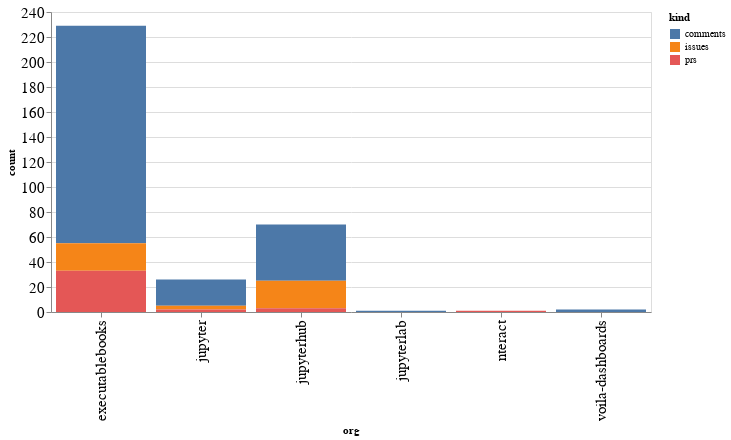

The notebook cell saved with this chart:
### Code cell
alt.Chart(org_summaries, width=600).mark_bar().encode(
    x='org',
    y='count',
    color='kind',
    tooltip="org"
)

### Figure 1 — Vega-Lite specification as saved in the notebook (floating-point values rounded to 4 significant figures)
{"config": {"axisLeft": {"labelFontSize": 15}, "axisBottom": {"labelFontSize": 15}}, "data": {"name": "data-35e85d0475f88de95d34290767016023"}, "mark": "bar", "encoding": {"color": {"type": "nominal", "field": "kind"}, "tooltip": {"type": "nominal", "field": "org"}, "x": {"type": "nominal", "field": "org"}, "y": {"type": "quantitative", "field": "count"}}, "width": 600, "$schema": "https://vega.github.io/schema/vega-lite/v4.8.1.json", "datasets": {"data-35e85d0475f88de95d34290767016023": [{"org": "executablebooks", "kind": "comments", "count": 174}, {"org": "executablebooks", "kind": "issues", "count": 22}, {"org": "executablebooks", "kind": "prs", "count": 33}, {"org": "jupyter", "kind": "comments", "count": 21}, {"org": "jupyter", "kind": "issues", "count": 3}, {"org": "jupyter", "kind": "prs", "count": 2}, {"org": "jupyterhub", "kind": "comments", "count": 45}, {"org": "jupyterhub", "kind": "issues", "count": 22}, {"org": "jupyterhub", "kind": "prs", "count": 3}, {"org": "jupyterlab", "kind": "comments", "count": 1}, {"org": "nteract", "kind": "prs", "count": 1}, {"org": "voila-dashboards", "kind": "comments", "count": 2}]}}
